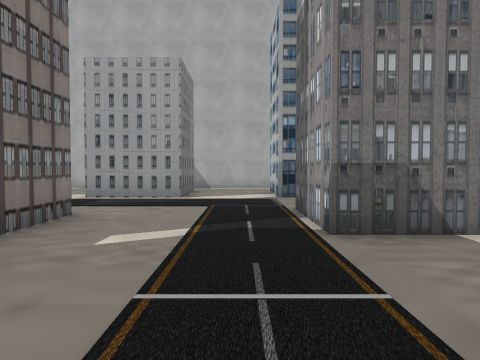
[1] (above)

24 first-person views from a walk through a 3-D level made in the Unity game engine. The camera is 1.5 m above the floor, tilts 2° down and sees 70° across. The floor is counted in squares, 2 m on a side. Each view is taken from the middle of a square. On the plan, view 1 faces up. The plan holds only what a view shows up to about 11 squares ahead; the rest is blank. The place goes on beyond the plan. Some surface patterns are stand-ins.

[2]
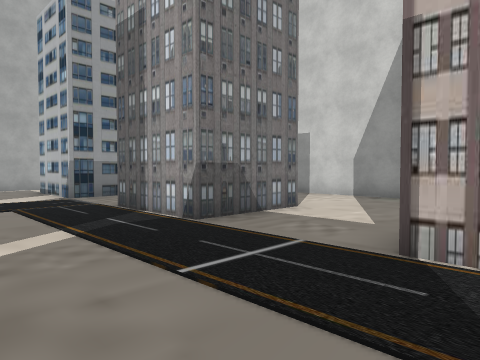

[3]
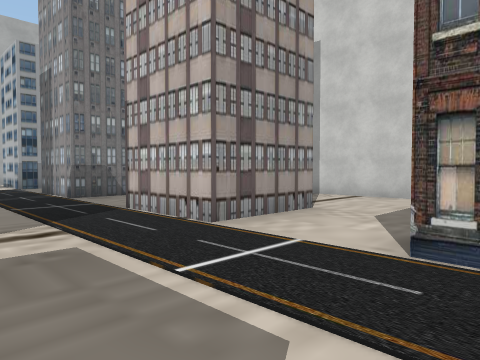

[4]
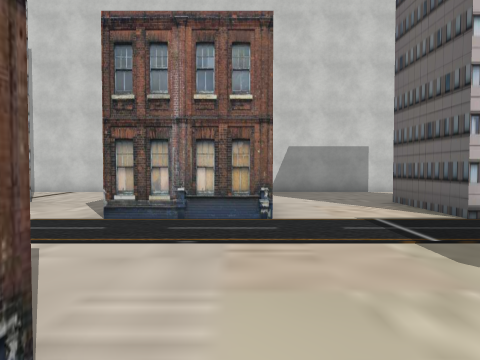

[5]
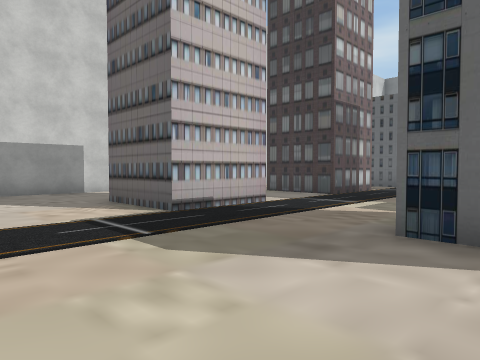

[6]
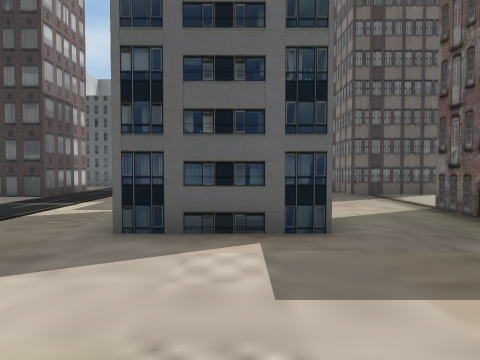

[7]
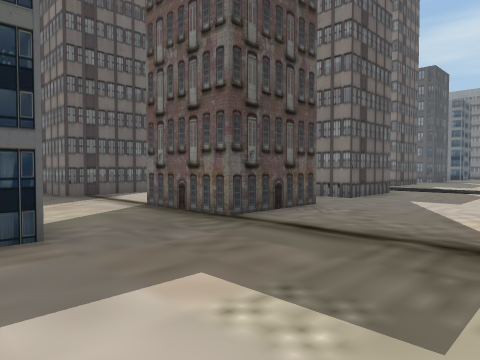

[8]
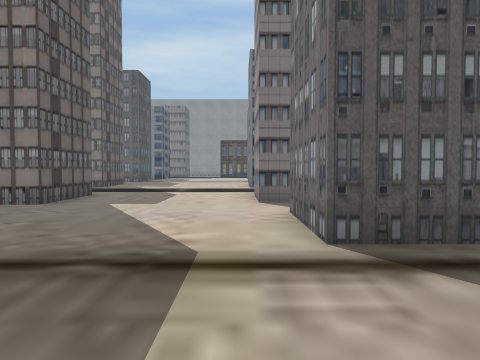

[9]
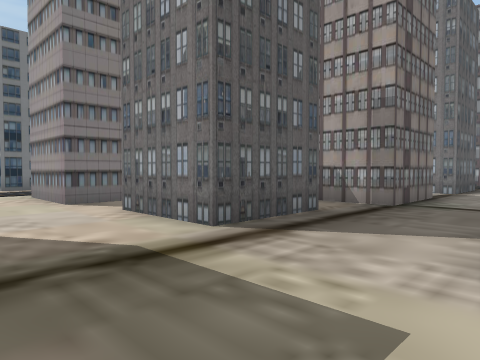

[10]
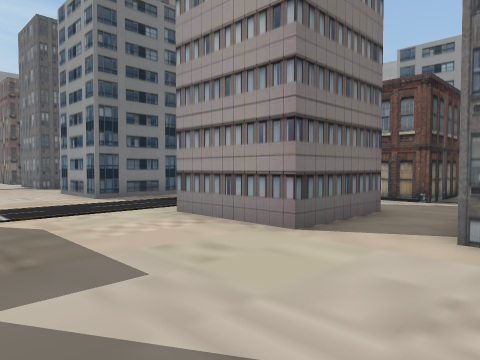

[11]
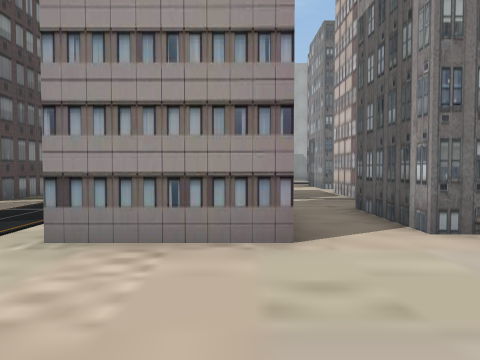

[12]
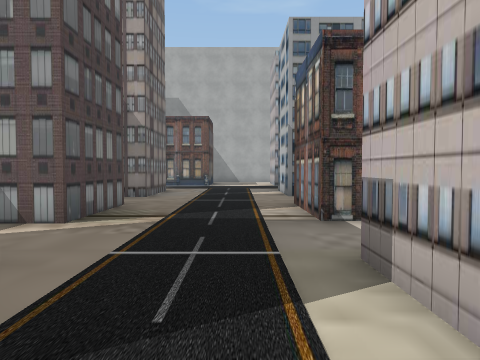

[13]
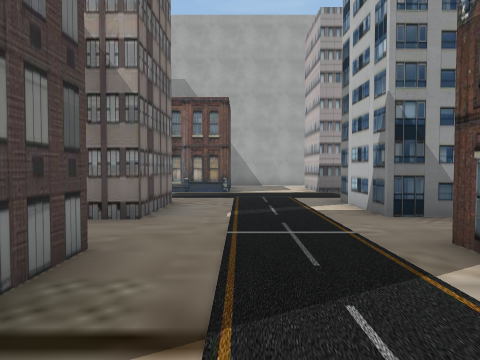

[14]
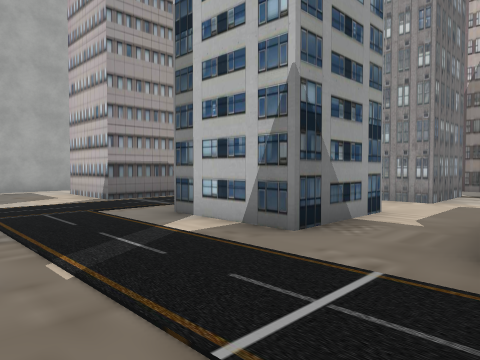

[15]
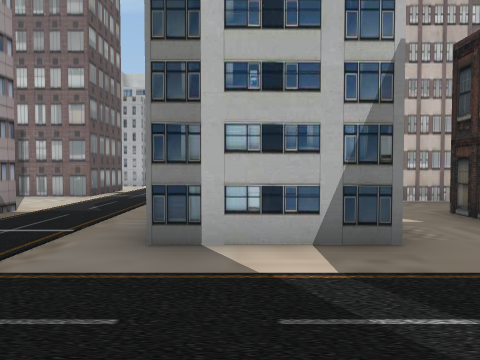

[16]
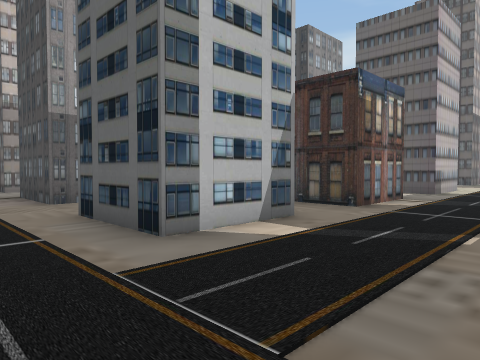

[17]
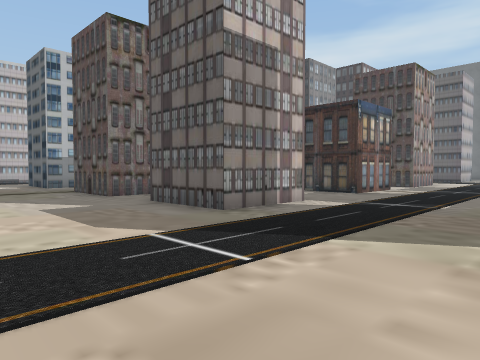

[18]
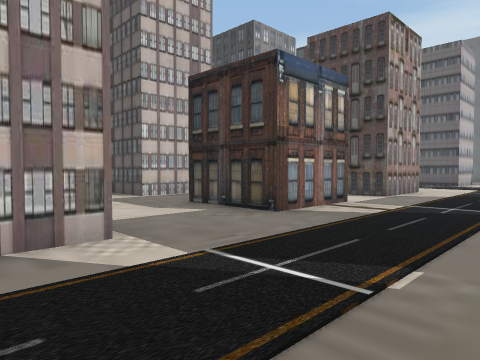

[19]
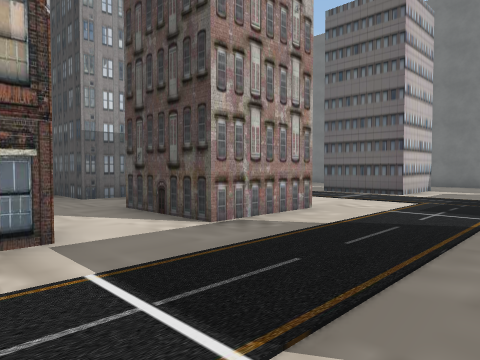

[20]
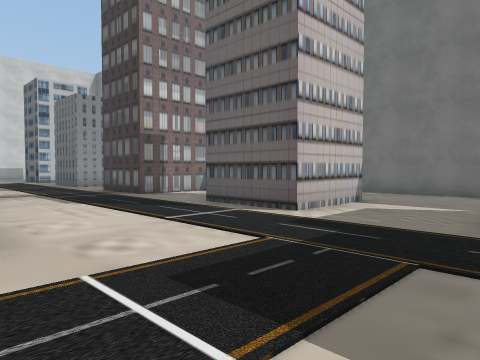

[21]
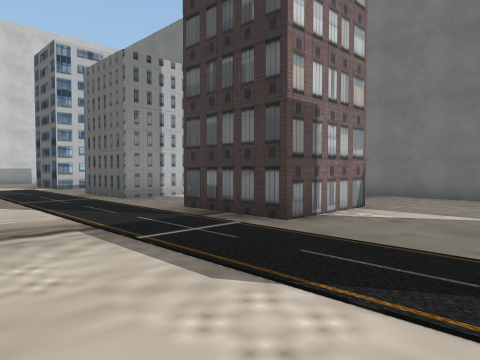

[22]
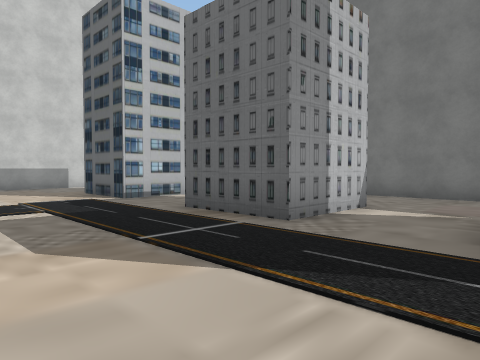

[23]
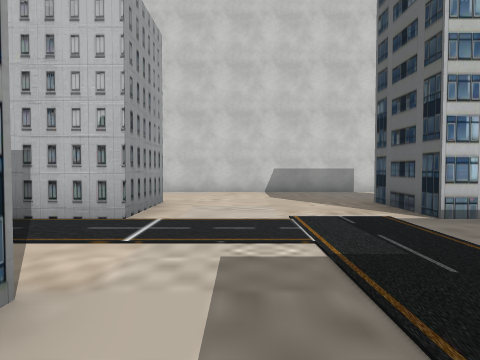

[24]
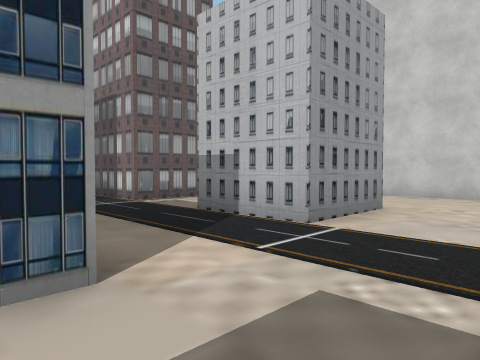

### Floor plan
Points are (right, up) in squares from view 1. A wall is a line through its corners. A room is listed if a view was taken in it or the views show most of it. See-through windows are left out.
Room 1 (views 1, 2, 3, 4, 5, 6, 7, 8, 9, 10, 11, 12, 13, 14, 15, 16, 17, 18, 19, 20, 21, 22, 23, 24)
walls: (-5.1, -9.9) (-2.5, -9.9); (-10.2, -11.2) (-10.2, -9.9) (-7.7, -9.9) (-7.7, -12.5); (1, -11.9) (1, -9.4) (3.6, -9.4); (-9.6, -17.2) (-9.6, -15.6) (-7.1, -15.6) (-7.1, -17.6); (1, -6.5) (1, -3.9); (-14.5, -12.6) (-14.5, -10.1) (-12, -10.1) (-12, -11.1); (-8.3, -2.6) (-8.3, -5.1) (-10.8, -5.1) (-10.8, -2.6); (-12.5, -3) (-12.5, -5.6) (-15, -5.6); (-9.6, -21.2) (-9.6, -20.1) (-7.4, -20.1); (-14.3, -18.1) (-14.3, -15.6) (-11.8, -15.6); (3, -17.3) (1, -17.3) (1, -14.8) (2.8, -14.8); (-15, -4.6) (-15, -3.1) (-14, -3.1); (-10.2, -0.6) (-10.2, 1.5); (-12.5, -1) (-14.7, -1) (-14.7, 1.5) (-12.5, 1.5) (-12.5, -1); (-2, -22.7) (-2.6, -22.7); (-7.7, 1.5) (-7.7, -1) (-9.4, -1); (6.8, -10.9) (6.8, -7); (3.6, -1.4) (1, -1.4) (1, 1.1); (-5.3, 3.2) (-5.3, 5.7) (-4.8, 5.7); (-14.5, -22.6) (-14.5, -20.1) (-11.9, -20.1); (-18.5, -3.2) (-18.5, -5.6) (-19.5, -5.6); (3.6, -22.3) (1, -22.3) (1, -19.8); (6.8, -2.1) (6.8, 0.8); (-12.1, 3.4) (-14.7, 3.4) (-14.7, 5.9) (-12.1, 5.9); (-7.7, 5) (-7.7, 3.2) (-10.2, 3.2) (-10.2, 4.4); (-10.2, 5.1) (-10.2, 5.7) (-7.5, 5.7); (-2.8, 5.8) (-2.8, 3.9); (-18.5, 1.4) (-18.5, -1.2) (-19.4, -1.2); (3.6, 3.9) (1, 3.9) (1, 6.5); (-4, -29.5) (-4, -27) (-1.5, -27); (-9, -29.5) (-9, -27) (-6.5, -27); (6.8, 3.1) (6.8, 6.2); (1, -28.9) (1, -27) (3.5, -27); (-7, 8.9) (-9, 8.9) (-9, 11); (-14.5, -29.5) (-14.5, -27) (-11.9, -27); (-11.9, 8.9) (-14.5, 8.9) (-14.5, 11.5); (-18.5, 5.6) (-18.5, 3.2) (-19.4, 3.2); (-5.4, -32.2) (-2.8, -32.2); (6.8, -28.2) (6.8, -20.9); (2.2, 8.9) (1, 8.9) (1, 11.5); (-10.4, -32.2) (-7.6, -32.2); (-1.5, 10.9) (-1.5, 8.9) (-4.1, 8.9); (-17.2, 8.9) (-19.2, 8.9); (-16.2, -32.2) (-13.1, -32.2)

Positions as (right, up) in squares from view 1, and headings:
1: (0, 0), facing up
2: (-2, 0), facing up-right
3: (-2, -5), facing up-right
4: (-4, -6), facing right
5: (-4, -6), facing down-right
6: (-4, -6), facing down
7: (-4, -6), facing down-left
8: (-5, -6), facing left
9: (-5, -8), facing up-left
10: (-10, -9), facing up-left
11: (-13, -9), facing up
12: (-16, -6), facing up
13: (-17, -2), facing up
14: (-18, 1), facing up-right
15: (-18, 5), facing right
16: (-18, 8), facing down-right
17: (-19, -6), facing down-right
18: (-18, -11), facing down-right
19: (-18, -17), facing down-right
20: (-18, -22), facing down-right
21: (-12, -23), facing down-right
22: (-7, -23), facing down-right
23: (-4, -24), facing right
24: (-3, -25), facing up-right
